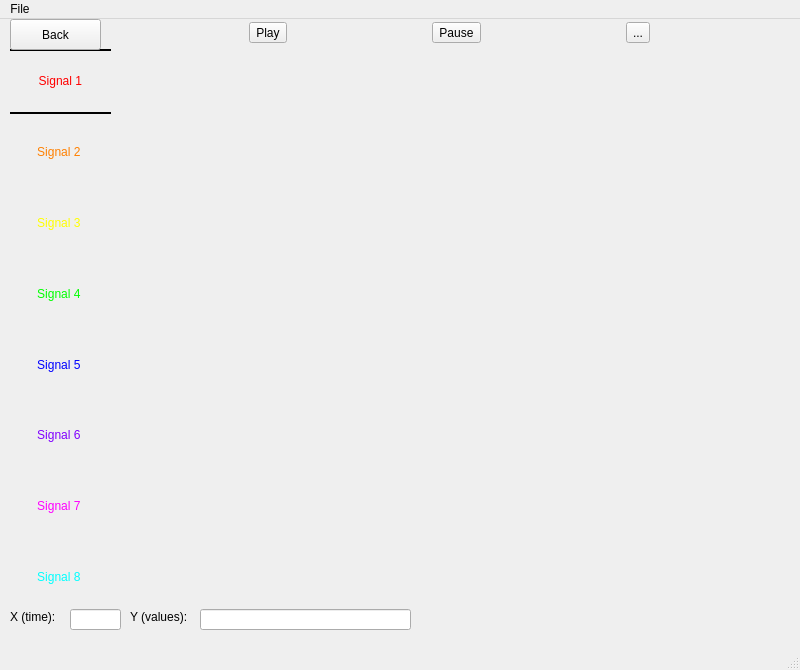
<?xml version="1.0" encoding="UTF-8"?>
<ui version="4.0">
 <class>MainWindow</class>
 <widget class="QMainWindow" name="MainWindow">
  <property name="geometry">
   <rect>
    <x>0</x>
    <y>0</y>
    <width>800</width>
    <height>670</height>
   </rect>
  </property>
  <property name="windowTitle">
   <string>MainWindow</string>
  </property>
  <widget class="QWidget" name="centralwidget">
   <widget class="QWidget" name="verticalLayoutWidget">
    <property name="geometry">
     <rect>
      <x>10</x>
      <y>30</y>
      <width>101</width>
      <height>561</height>
     </rect>
    </property>
    <layout class="QVBoxLayout" name="verticalLayout">
     <item>
      <widget class="QLabel" name="label_3">
       <property name="styleSheet">
        <string notr="true">border-top: 2px solid black;
border-bottom: 2px solid black;</string>
       </property>
       <property name="text">
        <string>&lt;html&gt;&lt;head/&gt;&lt;body&gt;&lt;p align=&quot;center&quot; style=&quot;color: rgb(255, 0, 0);&quot;&gt;Signal 1&lt;/p&gt;&lt;/body&gt;&lt;/html&gt;
</string>
       </property>
      </widget>
     </item>
     <item>
      <widget class="QLabel" name="label_2">
       <property name="text">
        <string>&lt;html&gt;&lt;head/&gt;&lt;body&gt;&lt;p align=&quot;center&quot; style=&quot;color: rgb(255, 128, 0);&quot;&gt;Signal 2&lt;/p&gt;&lt;/body&gt;&lt;/html&gt;
</string>
       </property>
      </widget>
     </item>
     <item>
      <widget class="QLabel" name="label">
       <property name="text">
        <string>&lt;html&gt;&lt;head/&gt;&lt;body&gt;&lt;p align=&quot;center&quot; style=&quot;color: rgb(255, 255, 0);&quot;&gt;Signal 3&lt;/p&gt;&lt;/body&gt;&lt;/html&gt;
</string>
       </property>
      </widget>
     </item>
     <item>
      <widget class="QLabel" name="label_4">
       <property name="text">
        <string>&lt;html&gt;&lt;head/&gt;&lt;body&gt;&lt;p align=&quot;center&quot; style=&quot;color: rgb(0, 255, 0);&quot;&gt;Signal 4&lt;/p&gt;&lt;/body&gt;&lt;/html&gt;
</string>
       </property>
      </widget>
     </item>
     <item>
      <widget class="QLabel" name="label_5">
       <property name="text">
        <string>&lt;html&gt;&lt;head/&gt;&lt;body&gt;&lt;p align=&quot;center&quot; style=&quot;color: rgb(0, 0, 255);&quot;&gt;Signal 5&lt;/p&gt;&lt;/body&gt;&lt;/html&gt;
</string>
       </property>
      </widget>
     </item>
     <item>
      <widget class="QLabel" name="label_7">
       <property name="text">
        <string>&lt;html&gt;&lt;head/&gt;&lt;body&gt;&lt;p align=&quot;center&quot; style=&quot;color: rgb(127, 0, 255);&quot;&gt;Signal 6&lt;/p&gt;&lt;/body&gt;&lt;/html&gt;
</string>
       </property>
      </widget>
     </item>
     <item>
      <widget class="QLabel" name="label_8">
       <property name="text">
        <string>&lt;html&gt;&lt;head/&gt;&lt;body&gt;&lt;p align=&quot;center&quot; style=&quot;color: rgb(255, 0, 255);&quot;&gt;Signal 7&lt;/p&gt;&lt;/body&gt;&lt;/html&gt;
</string>
       </property>
      </widget>
     </item>
     <item>
      <widget class="QLabel" name="label_6">
       <property name="text">
        <string>&lt;html&gt;&lt;head/&gt;&lt;body&gt;&lt;p align=&quot;center&quot; style=&quot;color: rgb(0, 255, 255);&quot;&gt;Signal 8&lt;/p&gt;&lt;/body&gt;&lt;/html&gt;
</string>
       </property>
      </widget>
     </item>
    </layout>
   </widget>
   <widget class="QWidget" name="horizontalLayoutWidget">
    <property name="geometry">
     <rect>
      <x>110</x>
      <y>0</y>
      <width>681</width>
      <height>28</height>
     </rect>
    </property>
    <layout class="QHBoxLayout" name="horizontalLayout">
     <item>
      <widget class="QToolButton" name="toolButton_2">
       <property name="text">
        <string>Play</string>
       </property>
      </widget>
     </item>
     <item>
      <widget class="QToolButton" name="toolButton_3">
       <property name="text">
        <string>Pause</string>
       </property>
      </widget>
     </item>
     <item>
      <widget class="QToolButton" name="toolButton">
       <property name="text">
        <string>...</string>
       </property>
      </widget>
     </item>
    </layout>
   </widget>
   <widget class="QWidget" name="verticalLayoutWidget_2">
    <property name="geometry">
     <rect>
      <x>110</x>
      <y>30</y>
      <width>681</width>
      <height>561</height>
     </rect>
    </property>
    <layout class="QVBoxLayout" name="graphLayout">
     <item>
      <widget class="PlotWidget" name="biggraph" native="true"/>
     </item>
    </layout>
   </widget>
   <widget class="QPushButton" name="pushButton">
    <property name="geometry">
     <rect>
      <x>10</x>
      <y>0</y>
      <width>91</width>
      <height>31</height>
     </rect>
    </property>
    <property name="text">
     <string>Back</string>
    </property>
   </widget>
   <widget class="QLabel" name="label_9">
    <property name="geometry">
     <rect>
      <x>10</x>
      <y>590</y>
      <width>58</width>
      <height>16</height>
     </rect>
    </property>
    <property name="text">
     <string>X (time):</string>
    </property>
   </widget>
   <widget class="QLabel" name="label_10">
    <property name="geometry">
     <rect>
      <x>130</x>
      <y>590</y>
      <width>61</width>
      <height>16</height>
     </rect>
    </property>
    <property name="text">
     <string>Y (values):</string>
    </property>
   </widget>
   <widget class="QLineEdit" name="x_val">
    <property name="geometry">
     <rect>
      <x>70</x>
      <y>590</y>
      <width>51</width>
      <height>21</height>
     </rect>
    </property>
    <property name="readOnly">
     <bool>true</bool>
    </property>
   </widget>
   <widget class="QLineEdit" name="y_val">
    <property name="geometry">
     <rect>
      <x>200</x>
      <y>590</y>
      <width>211</width>
      <height>21</height>
     </rect>
    </property>
    <property name="readOnly">
     <bool>true</bool>
    </property>
   </widget>
  </widget>
  <widget class="QMenuBar" name="menubar">
   <property name="geometry">
    <rect>
     <x>0</x>
     <y>0</y>
     <width>800</width>
     <height>24</height>
    </rect>
   </property>
   <widget class="QMenu" name="menuFile">
    <property name="title">
     <string>File</string>
    </property>
   </widget>
   <addaction name="menuFile"/>
  </widget>
  <widget class="QStatusBar" name="statusbar"/>
 </widget>
 <customwidgets>
  <customwidget>
   <class>PlotWidget</class>
   <extends>QWidget</extends>
   <header>pyqtgraph.h</header>
   <container>1</container>
  </customwidget>
 </customwidgets>
 <resources/>
 <connections/>
</ui>
